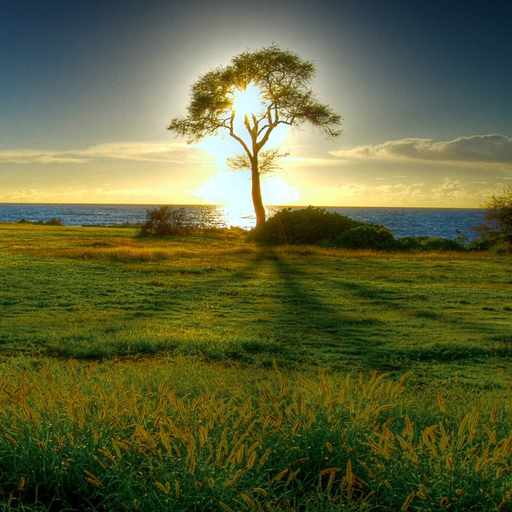
#> input picture Signal/previous onlines/DFT/images/sunset512.png, 512 x 512 px
$ python hybrid_image_template.py --high-image outputs/lab_hybrid_student/hybrid.png
#> lines starting #> are read from the running program, lines starting #| are printed output that depends on the picture
### Signal/previous onlines/DFT/image_utils.py
"""
image_utils.py  --  PROVIDED. Do not modify.

Image loading/saving, blur-kernel construction and comparison figures for
Task B. Treat it as a black box: no transform, no convolution and no padding
logic lives in here.

Interface
---------
    img    = load_image(path, as_gray=False)   -> float array in [0, 1]
    save_image(img, path)
    k      = make_kernel("bokeh", radius=9)    -> 2D float array, sums to 1
    save_comparison([a, b], ["original", "blurred"], "out/compare.png")
"""

import os

import matplotlib

matplotlib.use("Agg")
import matplotlib.pyplot as plt  # noqa: E402
import numpy as np  # noqa: E402
from PIL import Image  # noqa: E402


def load_image(path, as_gray=False):
    """
    Load an image as floating point intensities in [0, 1].

    Parameters
    ----------
    path : str
    as_gray : bool
        If True, return a 2D array of shape (H, W). Otherwise return a 3D
        array of shape (H, W, 3) holding R, G, B planes -- in that case your
        convolution must be applied to each colour plane separately.

    Returns
    -------
    numpy.ndarray of float64
    """
#> called with path = 'images/sunset512.png', as_gray = True
    img = Image.open(path)
#> img is the input picture: PIL image 512x512 RGB; mean R, G, B 95.3, 100.1, 58.3
    img = img.convert("L" if as_gray else "RGB")
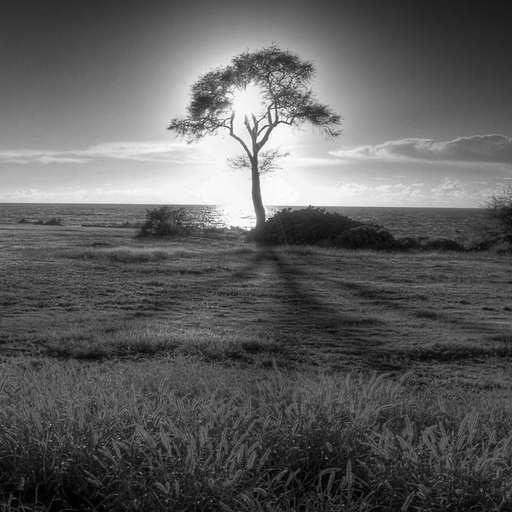
#> img: PIL image 512x512 L; min 0, max 255, mean 93.9
    return np.asarray(img, dtype=np.float64) / 255.0
#> call 2 of load_image, with path = 'outputs/lab_hybrid_student/hybrid.png', as_gray = True
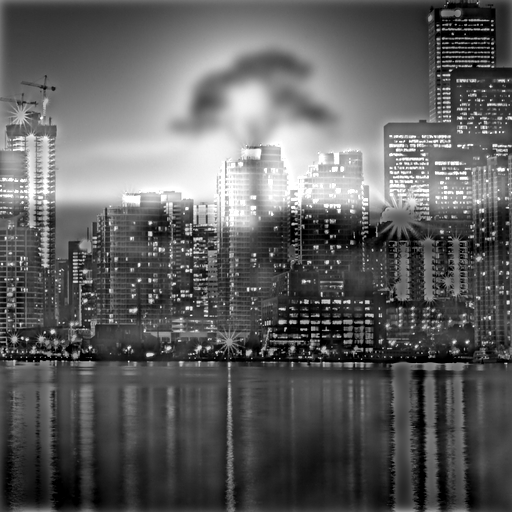
#> input picture Signal/previous onlines/DFT/outputs/lab_hybrid_student/hybrid.png, 512 x 512 px
#> in load_image, img is the input picture: PIL image 512x512 L; min 0, max 255, mean 94.7


# [14 lines left out: function save_image, not called in this run]


def make_kernel(name, **params):
    """
    Build a 2D blur kernel as a float array whose entries sum to 1.

    Supported kernels (the offline uses all three):

    ``make_kernel("box", size=k)``
        Uniform k x k average. Cheap, and shows the characteristic boxy
        smearing.

    ``make_kernel("gaussian", size=k, sigma=s)``
        k x k Gaussian with standard deviation ``s`` pixels. If ``sigma`` is
        omitted it defaults to ``size / 6``.

    ``make_kernel("bokeh", radius=r)``
        A filled disc of radius ``r`` pixels with anti-aliased edges, of size
        (2r+1) x (2r+1). This is the out-of-focus "bokeh" blur of a camera
        lens with a circular aperture: bright points become bright discs.

    ``make_kernel("motion", length=L, angle=deg)``
        A straight streak of length ``L`` pixels at ``angle`` degrees
        (0 = horizontal, measured counter-clockwise), as produced by camera
        movement during the exposure.

    Returns
    -------
    numpy.ndarray of float64, shape (kh, kw)
    """
    name = name.lower()

    if name == "box":
        size = int(params.get("size", 9))
        if size < 1:
            raise ValueError("box: size must be >= 1")
        kernel = np.ones((size, size), dtype=np.float64)

    elif name == "gaussian":
        size = int(params.get("size", 15))
        if size < 1:
            raise ValueError("gaussian: size must be >= 1")
        sigma = float(params.get("sigma", size / 6.0))
        half = (size - 1) / 2.0
        axis = np.arange(size, dtype=np.float64) - half
        line = np.exp(-(axis ** 2) / (2.0 * sigma ** 2))
        kernel = np.outer(line, line)

    elif name == "bokeh":
        radius = float(params.get("radius", 9))
        if radius < 1:
            raise ValueError("bokeh: radius must be >= 1")
        size = int(2 * int(round(radius)) + 1)
        half = (size - 1) / 2.0
        # 4x supersampling so the disc edge is smooth rather than jagged.
        fine = np.linspace(-half - 0.5, half + 0.5, size * 4 + 1)[:-1] + (1.0 / 8.0)
        gx, gy = np.meshgrid(fine, fine)
        mask = ((gx ** 2 + gy ** 2) <= radius ** 2).astype(np.float64)
        kernel = mask.reshape(size, 4, size, 4).mean(axis=(1, 3))

    elif name == "motion":
        length = int(params.get("length", 15))
        angle = float(params.get("angle", 0.0))
        if length < 1:
            raise ValueError("motion: length must be >= 1")
        size = length if length % 2 == 1 else length + 1
        kernel = np.zeros((size, size), dtype=np.float64)
        centre = (size - 1) / 2.0
        theta = np.deg2rad(angle)
        for step in np.linspace(-(length - 1) / 2.0, (length - 1) / 2.0, length * 8):
            r = centre - step * np.sin(theta)
            c = centre + step * np.cos(theta)
            r0, c0 = int(np.floor(r)), int(np.floor(c))
            fr, fc = r - r0, c - c0
            for dr, dc, weight in ((0, 0, (1 - fr) * (1 - fc)),
                                   (0, 1, (1 - fr) * fc),
                                   (1, 0, fr * (1 - fc)),
                                   (1, 1, fr * fc)):
                if 0 <= r0 + dr < size and 0 <= c0 + dc < size:
                    kernel[r0 + dr, c0 + dc] += weight

    else:
        raise ValueError("unknown kernel: %r" % (name,))

    total = kernel.sum()
    if total <= 0:
        raise ValueError("kernel %r summed to zero" % (name,))
    return kernel / total


# [51 lines left out: functions save_comparison, save_kernel_preview, not called in this run]

### Signal/previous onlines/DFT/hybrid_image_template.py
"""
Lab evaluation template: construct a hybrid image in the frequency domain.

Complete TODO 1--3.  Do not modify the original offline files.

Run with the supplied images:

    python3 hybrid_image_template.py --out-dir outputs/lab_hybrid_student

The default grayscale FFT run uses images/sunset512.png for low-frequency
content and images/skyline512.png for high-frequency content.
"""

import argparse
import os

import numpy as np

from image_conv import convolve_image, inverse_2d, transform_2d
from image_utils import (load_image, make_kernel, save_comparison, save_image,
                         save_kernel_preview)
from io_utils import write_report
from transforms import (ArbitraryLengthFFT, DFTAnalyzer, FFTTransformer,
                        next_power_of_two)


# [65 lines left out: functions choose_transform_shape, centred_delta_spectrum, _pad_top_left, hybrid_plane, not called in this run]


def hybrid_image(low_image, high_image, kernel, engine):
    """Apply hybrid_plane to matching grayscale or RGB images."""
    # TODO 3 (student): dispatch one grayscale plane or three RGB planes while
    # preserving the original image shape.
    low_image = np.asarray(low_image, dtype=np.float64)
    high_image = np.asarray(high_image, dtype=np.float64)
    if low_image.shape != high_image.shape:
        raise ValueError("the two images must have the same shape")
    if low_image.ndim == 2:
        # A grayscale image contains one plane; process that pair directly.
        # return
#> (the run stopped early here; a loop or call above may not have finished)
